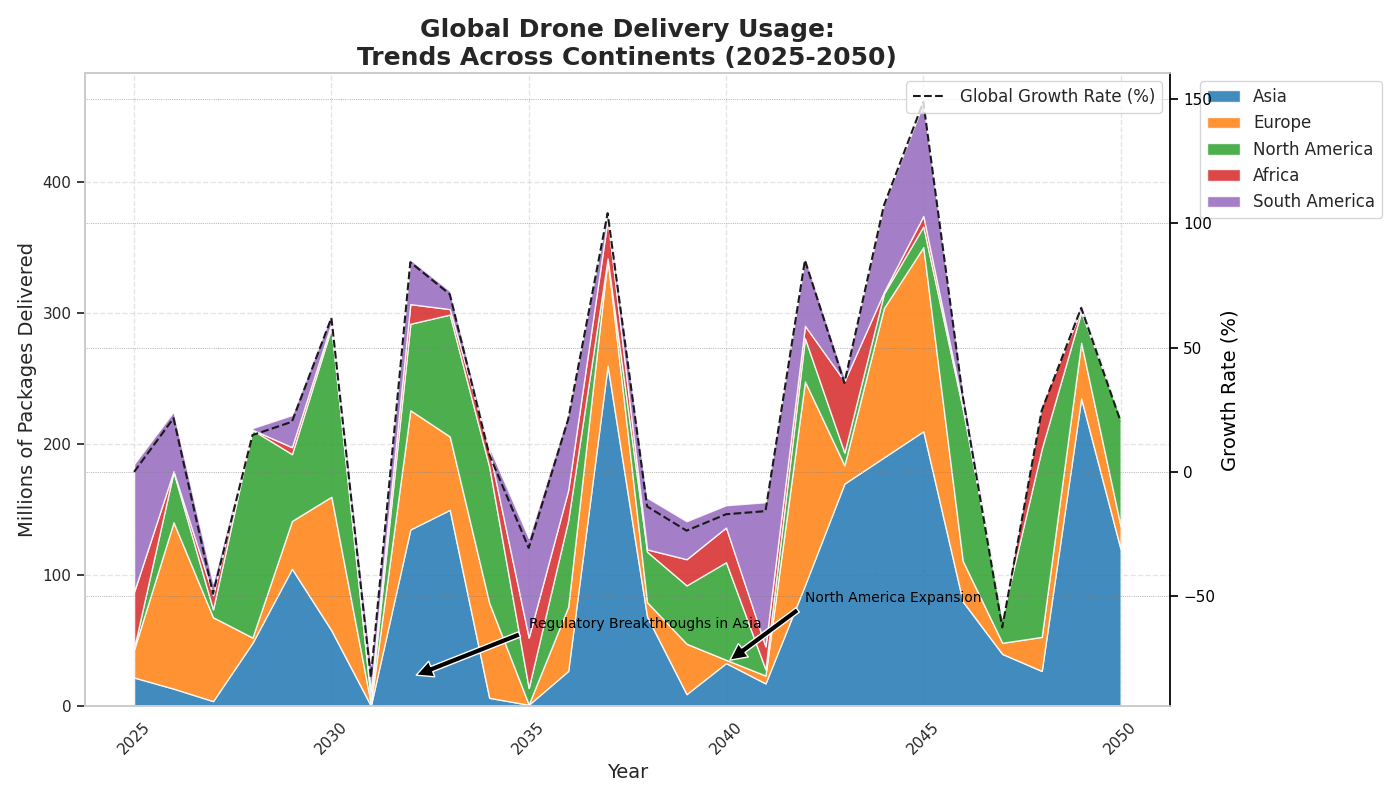

Source code (Python):
import matplotlib.pyplot as plt
import numpy as np
from matplotlib.patches import Patch

# Define the years from 2025 to 2050
years = np.arange(2025, 2051)

# Altered data representing millions of packages delivered by drones per year per continent
asia = np.array([22.0, 13.5, 4.0, 48.5, 105.0, 58.0, 0.5, 135.0, 150.0, 6.5, 1.2, 27.0, 260.0, 68.5, 9.3, 33.0, 17.5, 92.5, 170.0, 190.0, 210.0, 80.0, 40.0, 27.0, 235.0, 120.0])
europe = np.array([ 21.5, 127.0,  64.0,   4.0,  36.5, 102.0,   1.5,  91.0,  56.0,  72.5,   0.3,  49.0,  81.5,  11.0,  38.5,   2.5,   6.0,  155.5,  14.0,  114.0,  140.5,  31.0,   8.5,  26.0,  42.5,  17.5])
north_america = np.array([ 1.0,  38.5,  6.0, 158.5,  51.0, 129.0,   3.0,  66.0,  93.0, 104.0,  12.5,  66.0,   0.4,  38.5,  44.5,  74.5,   4.8,  33.0,   9.7,  11.0,  15.8, 116.0,  19.5, 143.5,  23.5,  83.5])
africa = np.array([43.0, 0.5, 11.0, 0.1, 5.3, 3.3, 6.5, 15.0, 4.2, 13.0, 38.5, 23.0, 30.0, 1.8, 20.0, 26.5, 17.5, 9.5, 54.5, 1.2, 8.0, 2.5, 0.8, 34.0, 1.8, 0.3])
south_america = np.array([97.5, 45.5, 9.3, 1.3, 24.5, 7.3, 20.5, 34.0, 14.0, 2.0, 76.0, 59.0, 5.6, 39.5, 29.0, 17.0, 110.0, 52.0, 3.0, 67.0, 86.0, 11.5, 0.5, 0.2, 4.2, 1.3])

# Create stacked area plot
fig, ax1 = plt.subplots(figsize=(14, 8))

# Apply a gradient effect by using color interpolation for each region
colors = ['#1f77b4', '#ff7f0e', '#2ca02c', '#d62728', '#9467bd']
# Stacking the areas with gradients
ax1.stackplot(years, asia, europe, north_america, africa, south_america, labels=['Asia', 'Europe', 'North America', 'Africa', 'South America'], colors=colors, alpha=0.85)

# Add title, labels, and legend
ax1.set_title("Global Drone Delivery Usage:\nTrends Across Continents (2025-2050)", fontsize=18, fontweight='bold')
ax1.set_xlabel('Year', fontsize=14)
ax1.set_ylabel('Millions of Packages Delivered', fontsize=14)
ax1.legend(loc='upper left', fontsize=12, bbox_to_anchor=(1.02, 1))
ax1.grid(True, linestyle='--', alpha=0.5)

# Enhancing x-axis with year labels
ax1.set_xticks(np.arange(2025, 2051, 5))
ax1.tick_params(axis='x', rotation=45)

# Emphasize significant milestones with annotations
ax1.annotate('Regulatory Breakthroughs in Asia', xy=(2032, 22), xytext=(2035, 60),
             arrowprops=dict(facecolor='black', shrink=0.05), fontsize=10, color='black')
ax1.annotate('North America Expansion', xy=(2040, 33), xytext=(2042, 80),
             arrowprops=dict(facecolor='black', shrink=0.05), fontsize=10, color='black')

# Secondary Y-axis for percentage growth rate
ax2 = ax1.twinx()
growth_rate = ((asia + europe + north_america + africa + south_america) / 
               (asia[0] + europe[0] + north_america[0] + africa[0] + south_america[0]) - 1) * 100
ax2.plot(years, growth_rate, 'k--', label='Global Growth Rate (%)')
ax2.set_ylabel('Growth Rate (%)', fontsize=14)
ax2.yaxis.label.set_color('black')
ax2.spines['right'].set_color('black')
ax2.tick_params(axis='y', colors='black')
ax2.legend(loc='upper right', fontsize=12)

# Display grid and adjust layout
plt.grid(which='both', linestyle=':', linewidth='0.5', color='gray')
plt.tight_layout()

# Display the plot
plt.show()
